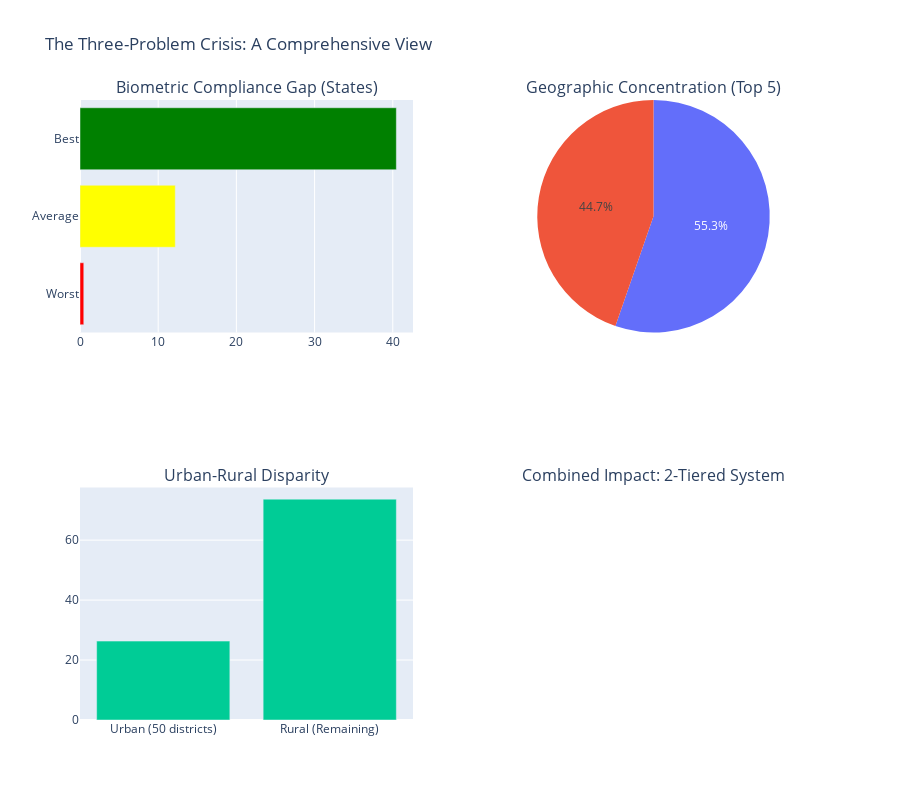

The notebook cell saved with this chart:
### Markdown cell above
### Combined Visualization: The Perfect Storm

### Code cell
# Create a summary dashboard
fig = make_subplots(
    rows=2, cols=2,
    subplot_titles=(
        'Biometric Compliance Gap (States)',
        'Geographic Concentration (Top 5)',
        'Urban-Rural Disparity',
        'Combined Impact: 2-Tiered System'
    ),
    specs=[
        [{'type': 'bar'}, {'type': 'pie'}],
        [{'type': 'bar'}, {'type': 'indicator'}]
    ]
)

# 1. Compliance range
fig.add_trace(
    go.Bar(y=['Worst', 'Average', 'Best'], 
           x=[worst_compliance, state_compliance['compliance_ratio'].mean(), best_compliance],
           orientation='h',
           marker_color=['red', 'yellow', 'green'],
           name='Compliance'),
    row=1, col=1
)

# 2. Concentration pie
fig.add_trace(
    go.Pie(labels=['Top 5 States', 'Others'],
            values=[top5_pct, 100-top5_pct],
            name='Concentration'),
    row=1, col=2
)

# 3. Urban-Rural bar
fig.add_trace(
    go.Bar(x=['Urban (50 districts)', 'Rural (Remaining)'],
           y=[urban_enrollment/(urban_enrollment+rural_enrollment)*100, 
              rural_enrollment/(urban_enrollment+rural_enrollment)*100],
           name='Coverage %'),
    row=2, col=1
)

fig.update_layout(height=800, showlegend=False, title_text="The Three-Problem Crisis: A Comprehensive View")
fig.show()
save_figure(fig, 'synthesis_three_problem_dashboard')

### Figure 1 — Plotly figure (JSON) as saved in the notebook; plotly's stock layout.template omitted (floating-point values rounded to 4 significant figures)
{"data": [{"marker": {"color": ["red", "yellow", "green"]}, "name": "Compliance", "orientation": "h", "type": "bar", "x": [0.4828, 12.19, 40.46], "xaxis": "x", "y": ["Worst", "Average", "Best"], "yaxis": "y"}, {"domain": {"x": [0.55, 1], "y": [0.625, 1]}, "labels": ["Top 5 States", "Others"], "name": "Concentration", "type": "pie", "values": [55.31, 44.69]}, {"name": "Coverage %", "type": "bar", "x": ["Urban (50 districts)", "Rural (Remaining)"], "xaxis": "x2", "y": [26.32, 73.68], "yaxis": "y2"}], "layout": {"annotations": [{"font": {"size": 16}, "showarrow": false, "text": "Biometric Compliance Gap (States)", "x": 0.225, "xanchor": "center", "xref": "paper", "y": 1, "yanchor": "bottom", "yref": "paper"}, {"font": {"size": 16}, "showarrow": false, "text": "Geographic Concentration (Top 5)", "x": 0.775, "xanchor": "center", "xref": "paper", "y": 1, "yanchor": "bottom", "yref": "paper"}, {"font": {"size": 16}, "showarrow": false, "text": "Urban-Rural Disparity", "x": 0.225, "xanchor": "center", "xref": "paper", "y": 0.375, "yanchor": "bottom", "yref": "paper"}, {"font": {"size": 16}, "showarrow": false, "text": "Combined Impact: 2-Tiered System", "x": 0.775, "xanchor": "center", "xref": "paper", "y": 0.375, "yanchor": "bottom", "yref": "paper"}], "height": 800, "showlegend": false, "title": {"text": "The Three-Problem Crisis: A Comprehensive View"}, "xaxis": {"anchor": "y", "domain": [0, 0.45]}, "xaxis2": {"anchor": "y2", "domain": [0, 0.45]}, "yaxis": {"anchor": "x", "domain": [0.625, 1]}, "yaxis2": {"anchor": "x2", "domain": [0, 0.375]}}}
